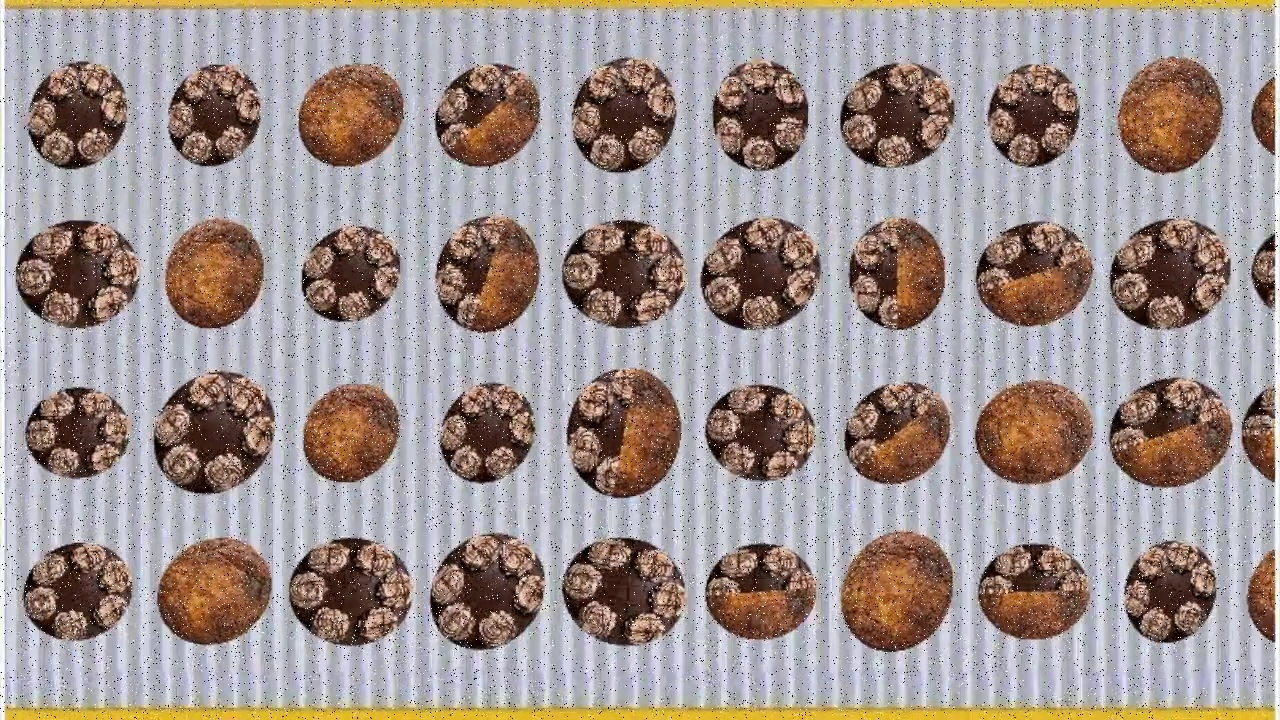
#> input picture md_images/frames312.jpg, 1280 x 720 px
$ python -i objectindentification.py   (imports and definitions only)
#> lines starting #> are read from the running program, lines starting #| are printed output that depends on the picture
# -*- coding: utf-8 -*-
"""ObjectIndentification.ipynb

Automatically generated by Colaboratory.

Original file is located at
    https://colab.research.google.com/drive/1NDE_oVaGEeE7b0if20QnMYQPmHbLVziB

## Código Final
"""

import cv2
import numpy as np
from preprocess import PrePro
from skimage import img_as_ubyte
from google.colab.patches import cv2_imshow

# [1 line that did not run here, left out]

from google.colab import drive
# [1 line not run here, left out]

def achar_bolos(imagem_preprocessada):
  contornos, _ = cv2.findContours(imagem_preprocessada[0:720, 300:1280], cv2.RETR_EXTERNAL, cv2.CHAIN_APPROX_SIMPLE, offset= (300, 0))

  coord_retangulos = [None]*len(contornos)
  for i, c in enumerate(contornos):
      retangulo = cv2.boundingRect(c)

      if retangulo[2] > 80 and retangulo[3] > 80 and retangulo[2] < 150 and retangulo[3] < 150:
        coord_retangulos[i] = cv2.boundingRect(c)

  coord_retangulos = list(filter(None, coord_retangulos))

  return coord_retangulos

def classifica(subimagem):
  subimagem = cv2.medianBlur(subimagem,3)
  _, subimagem_limiarizada = cv2.threshold(subimagem, 70, 255, cv2.THRESH_BINARY)
  miolo_subimagem_limiarizada = subimagem_limiarizada[subimagem_limiarizada.shape[1]//2-20:subimagem_limiarizada.shape[1]//2+20, \
                                          subimagem_limiarizada.shape[1]//2-20:subimagem_limiarizada.shape[1]//2+20]
  media_miolo = miolo_subimagem_limiarizada.mean()
  if media_miolo < 100:
    return 'Coberto'
  elif media_miolo < 200:
    return 'Semicoberto'
  else:
    return 'Descoberto'

def processamento(imagem_original, coord_retangulos):
  classificacoes = []
  for retangulo in coord_retangulos:
    subimagem = imagem_original[retangulo[1]:retangulo[1]+retangulo[3], \
                                retangulo[0]:retangulo[0]+retangulo[2]]
    classificacoes.append(classifica(subimagem))
  return classificacoes

def frame_processado(imagem_original, coord_retangulos, classificacoes):
  for i in range(len(coord_retangulos)):
    if classificacoes[i] == 'Coberto':
      color = (0, 255, 0)
    elif classificacoes[i] == 'Semicoberto':
      color = (255, 0, 0)
    else:
      color = (0, 0, 255)
    cv2.rectangle(imagem_original, (int(coord_retangulos[i][0]), int(coord_retangulos[i][1])), \
      (int(coord_retangulos[i][0]+coord_retangulos[i][2]), int(coord_retangulos[i][1]+coord_retangulos[i][3])), color, 2)

# [1 line not run here, left out]
# [1 line that did not run here, left out]
count = 0
success = True
# [21 lines not run here, left out]

import numpy as np
import glob
import cv2
import re

def by_number(filename):
  numbers = re.findall(r'\d', filename)
  return int(''.join(numbers))

img_array = []
files = sorted(glob.glob('./frames_novos/*.jpg'), key = by_number)
# [5 lines not run here, left out]


# [1 line that did not run here, left out]

# [3 lines not run here, left out]

from shutil import copyfile
# [1 line not run here, left out]

>>> import cv2
>>> picture = cv2.imread('md_images/frames312.jpg', cv2.IMREAD_GRAYSCALE)
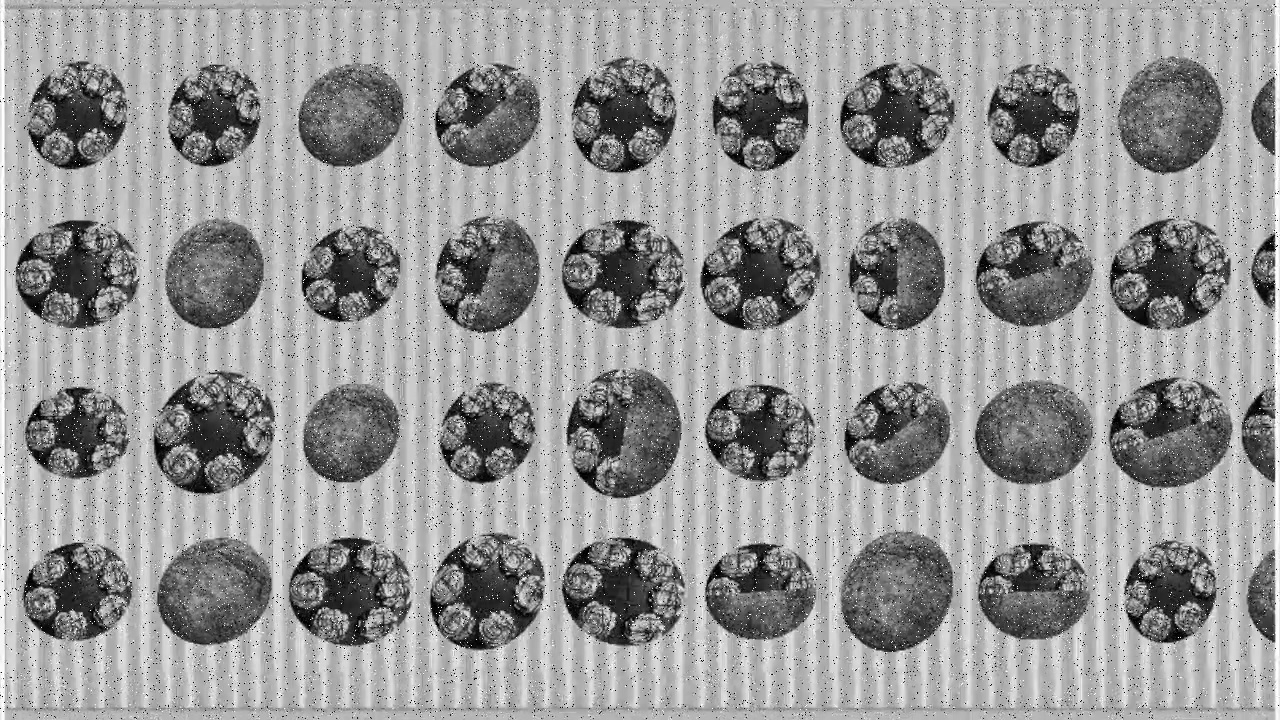
#> picture: shape (720, 1280); min 0, max 255, mean 150.4
>>> result = achar_bolos(picture)
#> in achar_bolos, `contornos, _ = cv2.findContours(imagem_preprocessada[0:720, 300:1280],..`: contornos = [[[300, 0], [300, 719], [1279, 719], [1279, 0]]]
#> in achar_bolos, `coord_retangulos = [None]*len(contornos)`: coord_retangulos = 1 item
#> the loop in achar_bolos, `for i, c in enumerate(contornos):` made 1 pass
#> (c, retangulo) on pass 1: ([[300, 0], [300, 719], [1279, 719], [1279, 0]], (300, 0, 980, 720))
#> in achar_bolos, `coord_retangulos = list(filter(None, coord_retangulos))`: coord_retangulos = []
#> result = []
